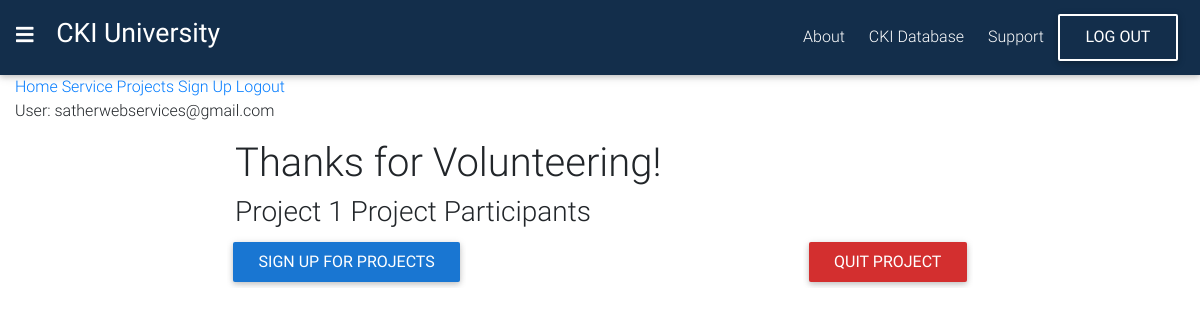
Page /catalog/62/ (signed in) on the committed database.
### catalog/models.py (models this page shows, shortened)
class User(AbstractUser):
    username = None
    email = models.EmailField(_('email address'), unique=True)
    USERNAME_FIELD  = 'email'
    chapter = models.ForeignKey('Club_Chapter',on_delete=models.PROTECT)
    ranking = models.CharField(default='member', max_length=20)
    total_service_hours = models.DecimalField(default=0, max_digits=10, decimal_places=2)
    total_dollars_raised = models.DecimalField(default=0, max_digits=10, decimal_places=2)
    REQUIRED_FIELDS = []
    objects = UserManager()
    class Meta:
        ordering = ('email',)

class Service_Project(models.Model):
    project_ID = models.IntegerField(primary_key=True)
    club_chapter = models.ForeignKey('Club_Chapter',on_delete=models.PROTECT)
    project_title = models.CharField(max_length=15, help_text='Enter field documentation')
    project_location = models.CharField(max_length=15, help_text='Enter field documentation')
    project_leader = models.CharField(max_length=15, help_text='Enter field documentation')
    datetime_start = models.DateTimeField(help_text='Enter field documentation')
    datetime_end = models.DateTimeField(help_text='Enter field documentation')
    members_needed = models.IntegerField()
    wait_list = models.IntegerField()
    class Meta:
        ordering = ('project_title',)
        db_table = 'catalog_service_project'

### catalog/views.py (the view)
# urls.py: path('<int:pk>/', views.DetailView.as_view(), name='detail'),
class DetailView(ExtraContextMixin, generic.DetailView):
    model = Service_Project
    template_name = 'catalog/detail.html'
    def get_context_data(self, **kwargs):
        context = super(ExtraContextMixin, self).get_context_data(**kwargs)
        context['extra'] = ProjectRegistration.objects.all()
        return context

### catalog/templates/catalog/detail.html (shortened to what this page needs)
{% extends "base_generic.html" %}
{% load static %}
{% block content %}
<div class="container">
  <div class="row">
    <div class="col-md-2"></div>
    <div class="col-md-8">
      <h1>Thanks for Volunteering!</h1>
      <h3>{{service_project.project_title}} Project Participants</h3>
      <div class="row project-btns">
        <div class="col-md-6">
          <a href="{% url 'catalog:service_project' %}">
          <input class="btn btn-sm align-middle btn-blue font-b"
          type="submit" value="Sign up for projects"></input>
          </a>
        </div>
        <div class="col-md-6 text-right">
          <form method="post" novalidate action="{% url 'catalog:project_remove_worker' service_project.project_ID %}">
            <input class="btn btn-sm align-middle btn-red font-b"
            type="submit" value="Quit Project"></input>
          </form>
        </div>
      </div>
    </div>
    <div class="col-md-2"></div>
  </div>
</div>
{% endblock %}

### catalog/templates/base_generic.html (shortened to what this page needs)
{% load static %}
<!DOCTYPE html>
<html lang="en">
<head>
  <link rel="stylesheet" href="https://use.fontawesome.com/releases/v5.8.2/css/all.css">
  <link href="{% static 'css/bootstrap.min.css' %}" rel="stylesheet">
  <link href="{% static 'css/mdb.min.css' %}" rel="stylesheet">
  <link rel="stylesheet" href="{% static 'css/nav.css' %}">
  <link rel="stylesheet" href="{% static 'css/style.css' %}">
  <link href="{% static 'css/addons/datatables.min.css' %}" rel="stylesheet">
</head>
<body>
  {% block topnav %}
  <nav class="navbar navbar-dark colors">
    <h4 class="brand">
      <i class="fa fa-bars" onclick="show()"></i>
      <a style="color:inherit;" href="{% url 'catalog:index' %}">CKI University</a>
    </h4>
    <form class="form-inline">
      <ul class="nav text-center">
        <li class="nav-item">
          <a href="{% url 'catalog:index' %}">About</a>
        </li>
        <li class="nav-item">
          <a href="{% url 'catalog:clubs' %}" class="nav-link main">CKI Database</a>
        </li>
        <li class="nav-item">
          <a href="" class="nav-link main">Support</a>
        </li>
      </ul>
    {% if user.is_authenticated %}
      <button class="btn btn-md align-middle btn-outline-white font-b" type="button">
        <a href="{% url 'logout' %}?next={{request.path}}">log out</a>
      </button>
    {% else %}
      <button class="btn btn-md align-middle btn-outline-white font-b" type="button">
        <a href="{% url 'login' %}?next={{request.path}}">log in</a>
      </button>
    {% endif %}
    </form>
  </nav>
  {% endblock %}
  <div class="container-fluid">
    {% block tempnav %}
    <div class="tmp-nav">
      <a href="{% url 'catalog:index' %}">Home</a>
      <a href="{% url 'catalog:service_project' %}">Service Projects</a>
      <a href="{% url 'catalog:signup' %}">Sign Up</a>
      {% if user.is_authenticated %}
        <a href="{% url 'logout' %}?next={{request.path}}">Logout</a>
        <p>User: {{ user.get_username }}</p>
        {% else %}
        <a href="{% url 'login' %}?next={{request.path}}">Login</a>
      {% endif %}
    </div>
    {% endblock %}
    {% block content %}{% endblock %}
  </div>
</body>
</html>

### catalog/static/css/nav.css (style rules this page uses)
.fa-navicon:before, .fa-reorder:before, .fa-bars:before { content: "\f0c9"; padding-right: 1rem; font-size: 15pt; }

### catalog/static/css/style.css (style rules this page uses)
h4.brand { font-family: 'Kaushan Script', cursive; color: #fff; font-size: 20pt!important; cursor: pointer; text-decoration: none; }
.colors { background: #132e4b; color: #fff; }
button.btn a { color: #fff; text-decoration: none; }
.nav-item { color:#fff!important; }
.nav-item a { text-decoration: none; display: block; padding: .5rem .5rem .5rem 1rem; color: #fff; }
.font-b { font-size: 12pt!important; }
.project-btns { margin-top: 0.5rem; }
.project-btns .col-md-6 { padding-left: 7px; padding-right: 7px; }

### rows in the picture
User: get_username "satherwebservices@gmail.com"
Service_Project: project_title "Project 1"
